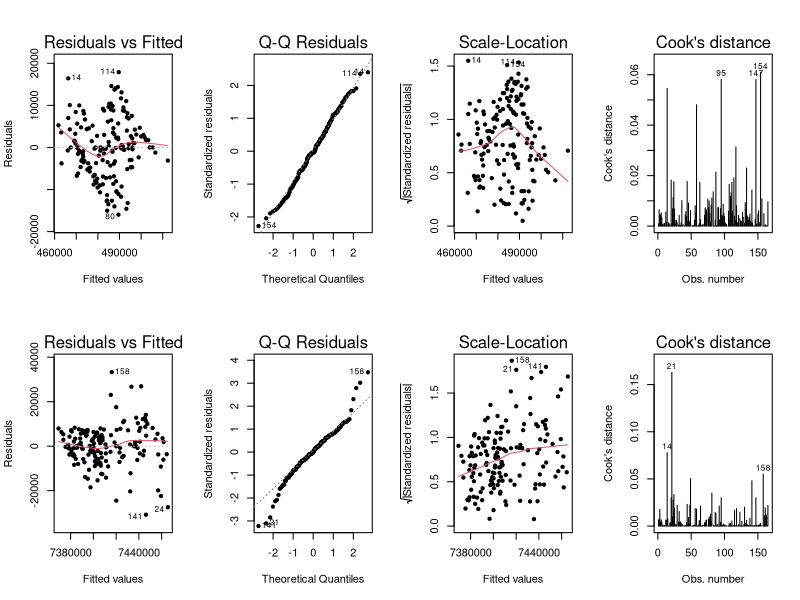
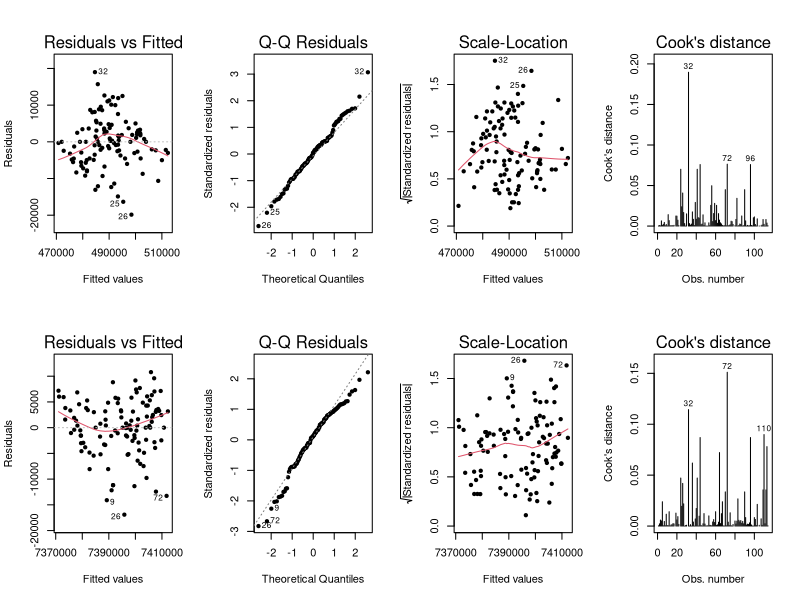

Source code (R) for these figures, in order:
todos <- read.csv2("data/dados_completos.csv", sep=",", dec = ".")
londrina <- read.csv2("data/dados_completos_londrina.csv", sep=",", dec = ".")
#model <- lm(cbind(coord_x, coord_y) ~ . , data=imput)

# modelo para dados de todos os municípios
todos_modelx <- lm(coord_x ~ . , data=todos) 
todos_modely <- lm(coord_y ~ . , data=todos)

# modelo para dados de londrina
londrina_modelx <- lm(coord_x ~ . , data=londrina) 
londrina_modely <- lm(coord_y ~ . , data=londrina)

summary(todos_modelx)
summary(todos_modely)

summary(londrina_modelx)
summary(londrina_modely)



####################################### Verificação de Ajuste #####################################
# ajuste do modelo todos_modelx e todos_modely
step(todos_modelx, direction = "both", scale=8192)
step(todos_modely, direction = "both", scale=10530)
shapiro.test(todos_modelx$residuals)
shapiro.test(todos_modely$residuals)

par(mfrow = c(2,4))
plot(todos_modelx, which=c(1:4), pch=20)
plot(todos_modely, which=c(1:4), pch=20)

# ajuste do modelo londrina_modelx e londrina_modely
step(londrina_modelx, direction = "both", scale=7987)
step(londrina_modelx, direction = "both", scale=7987)
shapiro.test(londrina_modelx$residuals)
shapiro.test(londrina_modely$residuals)

par(mfrow = c(2,4))
plot(londrina_modelx, which=c(1:4), pch=20)
plot(londrina_modely, which=c(1:4), pch=20)